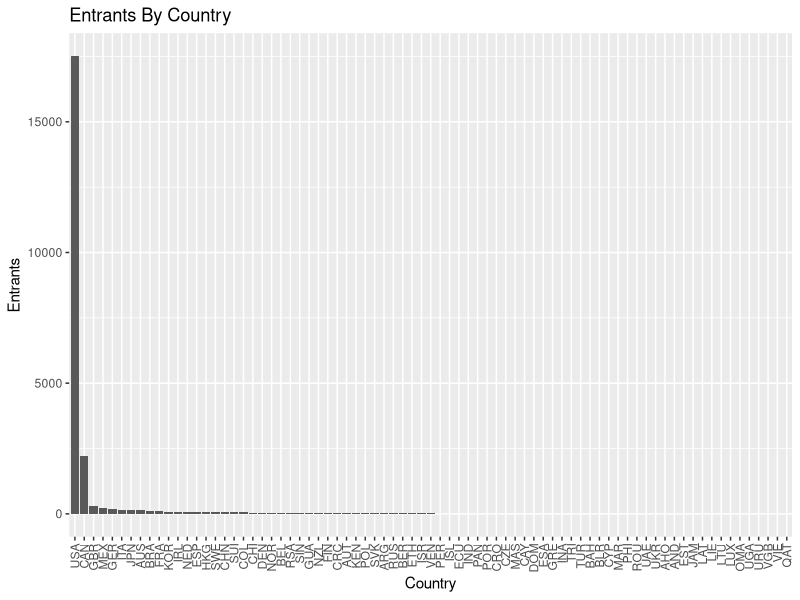
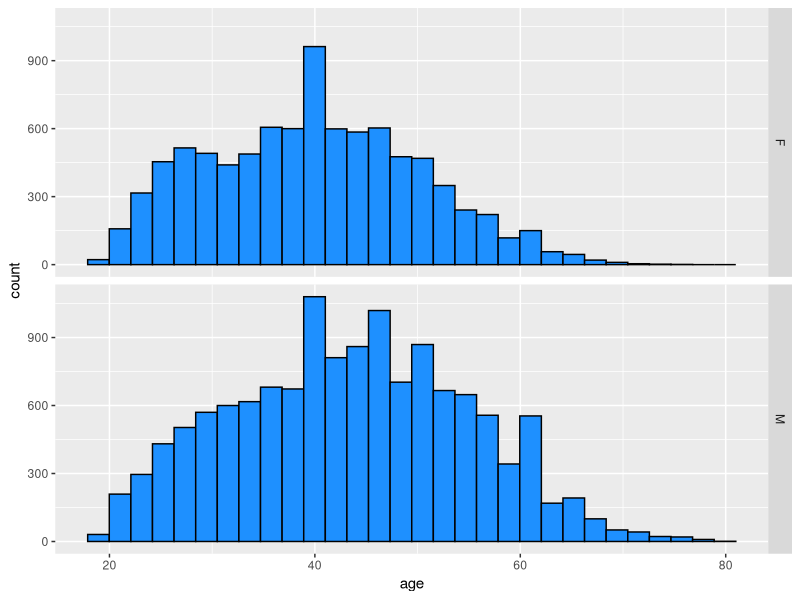
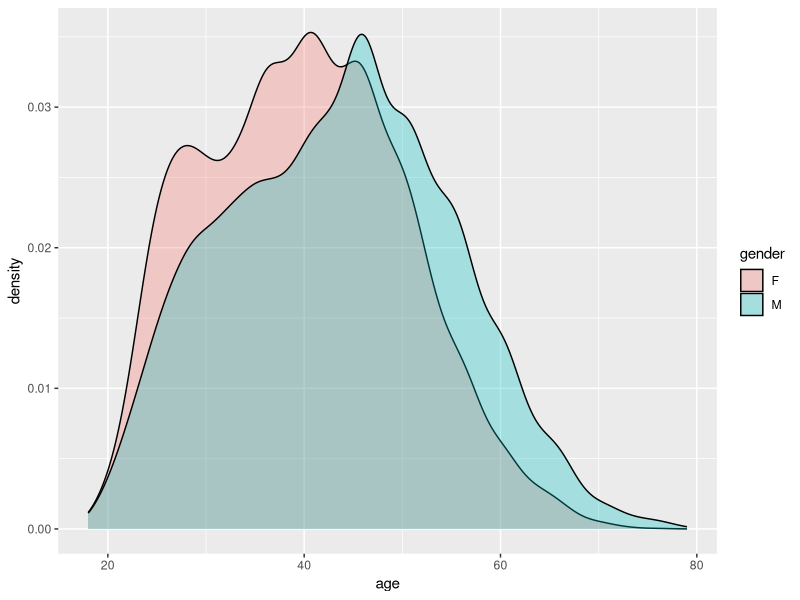
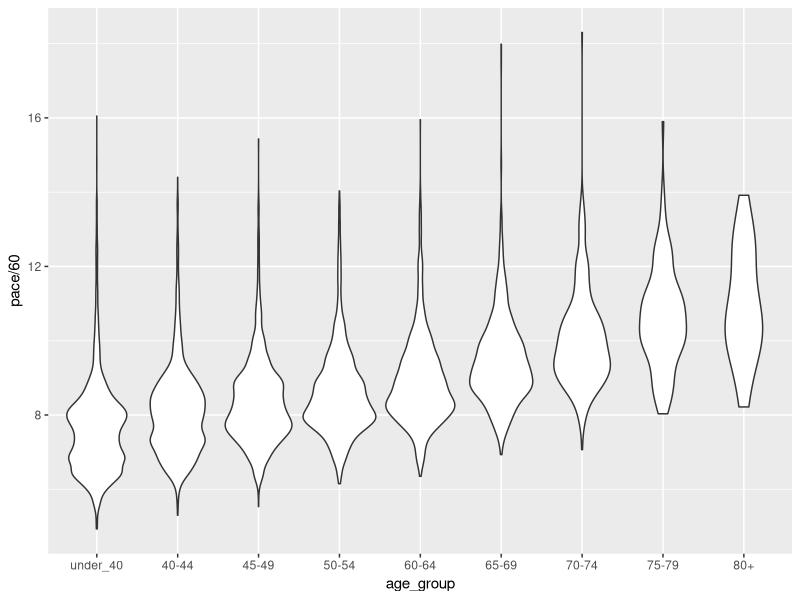

Write R code to recreate these figures, in order.
## ---- chunk 1
library(plyr)
library(lubridate)
library(ggplot2)
results = read.csv("resultsfinal.csv", stringsAsFactors=FALSE)

#create divisions for age groups, based on agr goups listed at http://raceday.baa.org/statistics.html
results$age_group = cut(results$age, breaks = c(0, 40, 45, 50, 55, 60, 65, 70, 75, 80), labels = c("under_40", "40-44", "45-49", "50-54", "60-64", "65-69", "70-74", "75-79", "80+"), right = FALSE, ordered_result = TRUE)

#convert gender, county_origin to factor variables
results$gender = factor(results$gender); results$gender = factor(results$gender); results$county = factor(results$county)

#convert times to duration objects using as.difftime() and lubridate's as.duration()
time_cols = c(names(results)[9:18], names(results)[20])
results$X5k <- as.duration(as.difftime(tim = results$X5k, format = "%T", units = "secs"))
results$X10k <- as.duration(as.difftime(tim = results$X10k, format = "%T", units = "secs"))
results$X15k <- as.duration(as.difftime(tim = results$X15k, format = "%T", units = "secs"))
results$X20k <- as.duration(as.difftime(tim = results$X20k, format = "%T", units = "secs"))
results$half <- as.duration(as.difftime(tim = results$half, format = "%T", units = "secs"))
results$X25k <- as.duration(as.difftime(tim = results$X25k, format = "%T", units = "secs"))
results$X30k <- as.duration(as.difftime(tim = results$X30k, format = "%T", units = "secs"))
results$X35k <- as.duration(as.difftime(tim = results$X35k, format = "%T", units = "secs"))
results$X40k <- as.duration(as.difftime(tim = results$X40k, format = "%T", units = "secs"))
results$pace <- as.duration(as.difftime(tim = results$pace, format = "%T", units = "secs"))
results$official_time <- as.duration(as.difftime(tim = results$official_time, format = "%T", units = "secs"))

#exclude any columns with na for any value; this removes 194 runners who didn't cross various checkpoints for any reasin (dropped out, missed checkpoint, foot RFID tag error...)
results = na.omit(results)
## ---- chunk 2
countrycounts = data.frame(table(results$county))
names(countrycounts) <- c("Country", "Entrants")
ggplot(countrycounts, aes(x = reorder(Country, -Entrants), y = Entrants)) + geom_bar(stat="identity") + xlab("Country") + ggtitle("Entrants By Country") + theme(axis.text.x = element_text(angle = 90, hjust = 1, vjust = 0.5))

#TODO: print top 10 sorted

#TODO: print countries with <5 entries just for fun?

#TODO: filled country map
## ---- chunk 3
ggplot(results, aes(x=age)) + geom_histogram(fill = "dodgerblue", colour="black") + facet_grid(gender ~ .)
## ---- chunk 4
ggplot(results, aes(x=age, fill = gender)) + geom_density(alpha = 0.3)
## ---- chunk 5
ggplot(results[results$age_group!="NA",], aes(x=age_group, y=pace/60)) + geom_violin()
